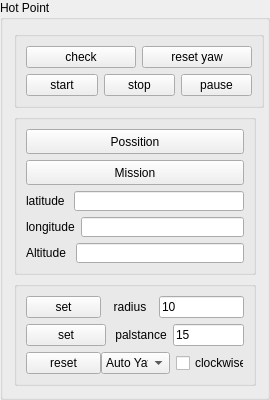
           <widget class="QGroupBox" name="groupBox_5">
            <property name="enabled">
             <bool>true</bool>
            </property>
            <property name="minimumSize">
             <size>
              <width>270</width>
              <height>380</height>
             </size>
            </property>
            <property name="maximumSize">
             <size>
              <width>270</width>
              <height>400</height>
             </size>
            </property>
            <property name="title">
             <string>Hot Point</string>
            </property>
            <layout class="QVBoxLayout" name="verticalLayout_59">
             <item>
              <widget class="QGroupBox" name="groupBox">
               <property name="minimumSize">
                <size>
                 <width>250</width>
                 <height>0</height>
                </size>
               </property>
               <property name="maximumSize">
                <size>
                 <width>250</width>
                 <height>16777215</height>
                </size>
               </property>
               <layout class="QVBoxLayout" name="verticalLayout_35">
                <item>
                 <layout class="QHBoxLayout" name="horizontalLayout_40">
                  <item>
                   <widget class="QPushButton" name="btn_camera_send_8">
                    <property name="text">
                     <string>check</string>
                    </property>
                   </widget>
                  </item>
                  <item>
                   <widget class="QPushButton" name="btn_camera_send_7">
                    <property name="text">
                     <string>reset yaw</string>
                    </property>
                   </widget>
                  </item>
                 </layout>
                </item>
                <item>
                 <layout class="QHBoxLayout" name="horizontalLayout_37">
                  <item>
                   <widget class="QPushButton" name="btn_hotPoint_start">
                    <property name="text">
                     <string>start</string>
                    </property>
                   </widget>
                  </item>
                  <item>
                   <widget class="QPushButton" name="btn_hotPoint_stop">
                    <property name="text">
                     <string>stop</string>
                    </property>
                   </widget>
                  </item>
                  <item>
                   <widget class="QPushButton" name="btn_camera_send_4">
                    <property name="text">
                     <string>pause</string>
                    </property>
                   </widget>
                  </item>
                 </layout>
                </item>
               </layout>
              </widget>
             </item>
             <item>
              <widget class="QGroupBox" name="groupBox">
               <layout class="QVBoxLayout" name="verticalLayout_39">
                <item>
                 <widget class="QPushButton" name="btn_hotPoint_current">
                  <property name="minimumSize">
                   <size>
                    <width>0</width>
                    <height>25</height>
                   </size>
                  </property>
                  <property name="text">
                   <string>Possition</string>
                  </property>
                 </widget>
                </item>
                <item>
                 <widget class="QPushButton" name="btn_hp_data">
                  <property name="minimumSize">
                   <size>
                    <width>0</width>
                    <height>25</height>
                   </size>
                  </property>
                  <property name="text">
                   <string>Mission</string>
                  </property>
                 </widget>
                </item>
                <item>
                 <layout class="QVBoxLayout" name="verticalLayout_34">
                  <item>
                   <layout class="QHBoxLayout" name="horizontalLayout_41">
                    <item>
                     <widget class="QLabel" name="label_29">
                      <property name="text">
                       <string>latitude </string>
                      </property>
                     </widget>
                    </item>
                    <item>
                     <widget class="QLineEdit" name="le_hp_la">
                      <property name="minimumSize">
                       <size>
                        <width>80</width>
                        <height>0</height>
                       </size>
                      </property>
                      <property name="focusPolicy">
                       <enum>Qt::ClickFocus</enum>
                      </property>
                      <property name="text">
                       <string/>
                      </property>
                     </widget>
                    </item>
                   </layout>
                  </item>
                  <item>
                   <layout class="QHBoxLayout" name="horizontalLayout_42">
                    <item>
                     <widget class="QLabel" name="label_30">
                      <property name="text">
                       <string>longitude</string>
                      </property>
                     </widget>
                    </item>
                    <item>
                     <widget class="QLineEdit" name="le_hp_lo">
                      <property name="focusPolicy">
                       <enum>Qt::ClickFocus</enum>
                      </property>
                      <property name="text">
                       <string/>
                      </property>
                     </widget>
                    </item>
                   </layout>
                  </item>
                  <item>
                   <layout class="QHBoxLayout" name="horizontalLayout_43">
                    <item>
                     <widget class="QLabel" name="label_31">
                      <property name="text">
                       <string>Altitude </string>
                      </property>
                     </widget>
                    </item>
                    <item>
                     <widget class="QLineEdit" name="le_hp_al">
                      <property name="focusPolicy">
                       <enum>Qt::ClickFocus</enum>
                      </property>
                      <property name="text">
                       <string/>
                      </property>
                     </widget>
                    </item>
                   </layout>
                  </item>
                 </layout>
                </item>
               </layout>
              </widget>
             </item>
             <item>
              <widget class="QGroupBox" name="verticalGroupBox">
               <layout class="QVBoxLayout" name="verticalLayout_51">
                <item>
                 <layout class="QHBoxLayout" name="horizontalLayout_39" stretch="0,0,0">
                  <item>
                   <widget class="QPushButton" name="btn_hp_setRadius">
                    <property name="maximumSize">
                     <size>
                      <width>75</width>
                      <height>16777215</height>
                     </size>
                    </property>
                    <property name="text">
                     <string>set</string>
                    </property>
                   </widget>
                  </item>
                  <item>
                   <widget class="QLabel" name="label_32">
                    <property name="text">
                     <string>  radius  </string>
                    </property>
                   </widget>
                  </item>
                  <item>
                   <widget class="QLineEdit" name="le_hp_ra">
                    <property name="focusPolicy">
                     <enum>Qt::ClickFocus</enum>
                    </property>
                    <property name="text">
                     <string>10</string>
                    </property>
                   </widget>
                  </item>
                 </layout>
                </item>
                <item>
                 <layout class="QHBoxLayout" name="horizontalLayout_48">
                  <item>
                   <widget class="QPushButton" name="btn_hp_setPal">
                    <property name="text">
                     <string>set</string>
                    </property>
                   </widget>
                  </item>
                  <item>
                   <widget class="QLabel" name="label_33">
                    <property name="text">
                     <string> palstance</string>
                    </property>
                   </widget>
                  </item>
                  <item>
                   <widget class="QLineEdit" name="le_hp_pa">
                    <property name="focusPolicy">
                     <enum>Qt::ClickFocus</enum>
                    </property>
                    <property name="text">
                     <string>15</string>
                    </property>
                   </widget>
                  </item>
                 </layout>
                </item>
                <item>
                 <layout class="QHBoxLayout" name="horizontalLayout_53">
                  <item>
                   <widget class="QPushButton" name="btn_hp_setYaw">
                    <property name="minimumSize">
                     <size>
                      <width>75</width>
                      <height>0</height>
                     </size>
                    </property>
                    <property name="maximumSize">
                     <size>
                      <width>75</width>
                      <height>16777215</height>
                     </size>
                    </property>
                    <property name="text">
                     <string>reset</string>
                    </property>
                   </widget>
                  </item>
                  <item>
                   <widget class="QComboBox" name="cb_hp_yaw">
                    <item>
                     <property name="text">
                      <string>Auto Yaw</string>
                     </property>
                    </item>
                    <item>
                     <property name="text">
                      <string>Align Inside</string>
                     </property>
                    </item>
                    <item>
                     <property name="text">
                      <string>Align Outside</string>
                     </property>
                    </item>
                    <item>
                     <property name="text">
                      <string>User define</string>
                     </property>
                    </item>
                    <item>
                     <property name="text">
                      <string>Static</string>
                     </property>
                    </item>
                   </widget>
                  </item>
                  <item>
                   <widget class="QCheckBox" name="cb_hp_cl">
                    <property name="text">
                     <string>clockwise</string>
                    </property>
                   </widget>
                  </item>
                 </layout>
                </item>
               </layout>
              </widget>
             </item>
            </layout>
           </widget>
